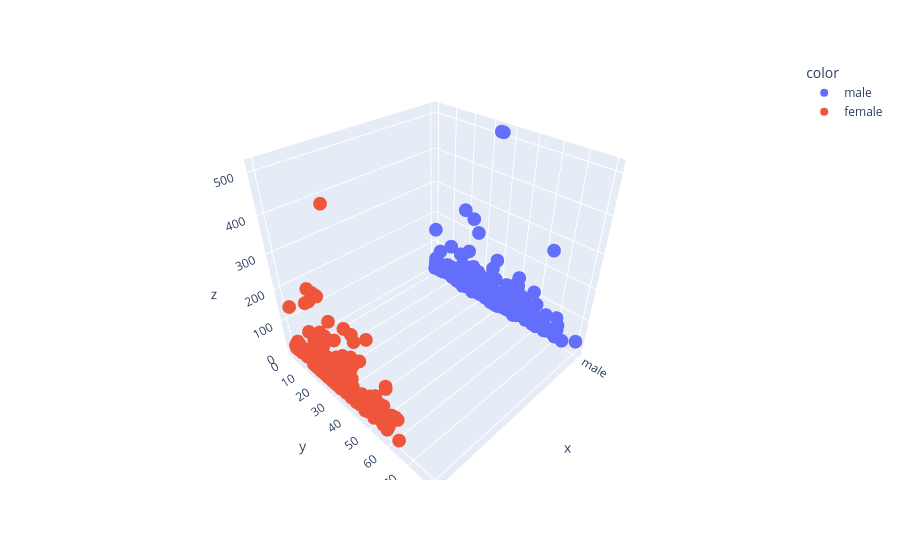

The notebook cell this image was saved under:
### Code cell
px.scatter_3d(x=df['sex'], y=df['age'], z=df['fare'], color=df['sex'])

### Figure 1 — Plotly figure (JSON) as saved in the notebook; plotly's stock layout.template omitted (floating-point values rounded to 4 significant figures; data arrays with more than 128 entries replaced by an {"elided": "..."} marker saying what was removed)
{"data": [{"hovertemplate": "color=male<br>x=%{x}<br>y=%{y}<br>z=%{z}<extra></extra>", "legendgroup": "male", "marker": {"color": "#636efa", "symbol": "circle"}, "mode": "markers", "name": "male", "scene": "scene", "showlegend": true, "type": "scatter3d", "x": {"elided": "577 str values"}, "y": {"elided": "577 float values"}, "z": {"elided": "577 float values"}}, {"hovertemplate": "color=female<br>x=%{x}<br>y=%{y}<br>z=%{z}<extra></extra>", "legendgroup": "female", "marker": {"color": "#EF553B", "symbol": "circle"}, "mode": "markers", "name": "female", "scene": "scene", "showlegend": true, "type": "scatter3d", "x": {"elided": "314 str values"}, "y": {"elided": "314 float values"}, "z": {"elided": "314 float values"}}], "layout": {"legend": {"title": {"text": "color"}, "tracegroupgap": 0}, "margin": {"t": 60}, "scene": {"domain": {"x": [0, 1], "y": [0, 1]}, "xaxis": {"title": {"text": "x"}}, "yaxis": {"title": {"text": "y"}}, "zaxis": {"title": {"text": "z"}}}}}
